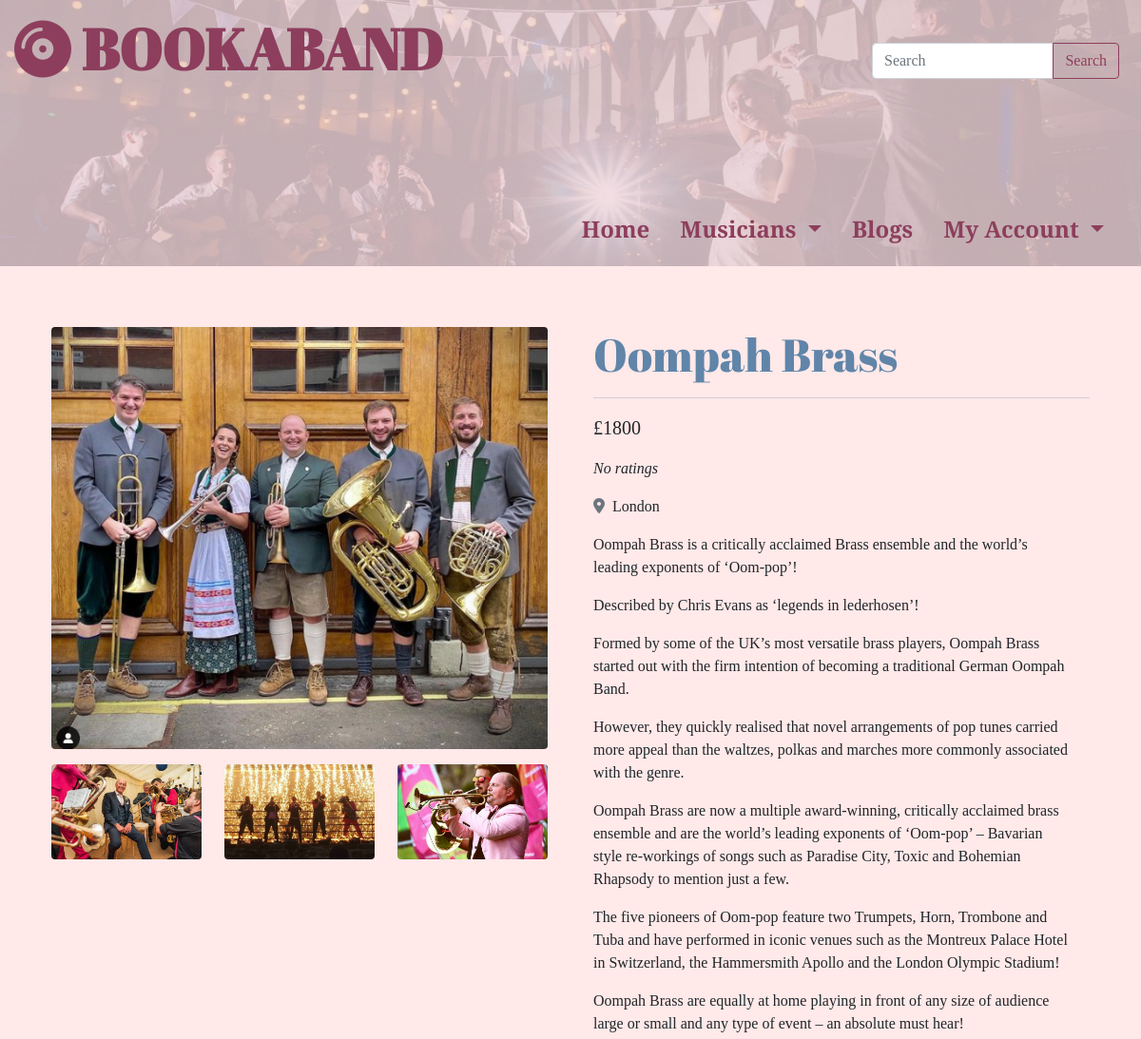
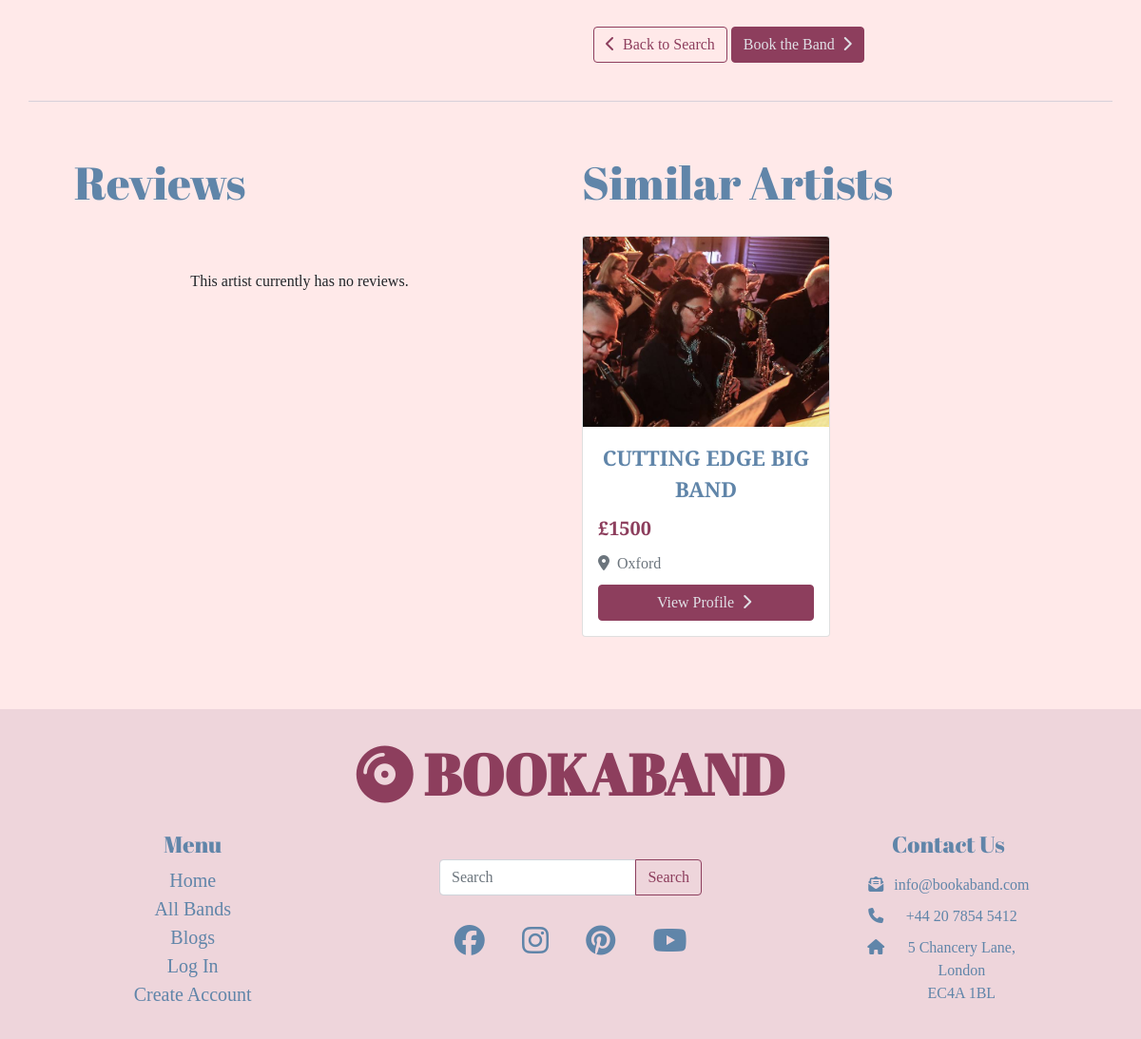
Page /bands/2/ on the committed database (2 pictures, top to bottom).
### bands/models.py (models this page shows, shortened)
class Band(models.Model):
    category = models.ForeignKey(
        'Category', null=True, blank=True, on_delete=models.CASCADE)
    name = models.CharField(max_length=24, null=False, blank=False)
    price = models.IntegerField(null=False, blank=False)
    location = models.CharField(max_length=18, null=False, blank=False)
    image_one = models.ImageField(null=True, blank=True)
    image_two = models.ImageField(null=True, blank=True)
    image_three = models.ImageField(null=True, blank=True)
    image_four = models.ImageField(null=True, blank=True)
    biography = models.TextField(null=False, blank=False)

### bands/views.py (the view)
# urls.py: path('<int:band_id>/', views.band_profile, name='band_profile'),
def band_profile(request, band_id):
    band = get_object_or_404(Band, pk=band_id)
    reviews = BandReview.objects.filter(band=band_id).order_by('-date_added')
    average_rating = None
    if reviews:
        ratings = []
        for review in reviews:
            ratings.append(review.rating)
        average_rating = round(sum(ratings)/len(ratings), 1)
    random_bands = Band.objects.all().filter(
        category=band.category).exclude(pk=band_id).order_by('?')[:4]
    context = {
        'band': band,
        'random_bands': random_bands,
        'reviews': reviews,
        'average_rating': average_rating,
    }
    return render(request, 'bands/band_profile.html', context)

### bands/templates/bands/band_profile.html (shortened to what this page needs)
{% extends "base.html" %}
{% load static %}
{% block extra_css %}
<link rel="stylesheet" href="{% static 'bands/css/band-profile.css' %}">
{% endblock %}
{% block content %}
<div class="row mt-5">
  <div class="col-12 col-lg-6 px-4 py-3">
    {% if band.image_one %}
    <img src="{{ band.image_one.url }}" alt="wedding image" class="profile-main-img rounded lrg-img" id="imageOne">
    {% else %}
    <img
      src="https://mikestaff.com/wp-content/uploads/2020/12/bride-and-groom-dancing-with-guest-at-wedding-reception.jpg"
      class="profile-main-img rounded lrg-img" id="imageOne" alt="{{ band.name }}">
    {% endif %}
    <div class="row mt-3">
      <div class="col-4">
        {% if band.image_two %}
        <img src="{{ band.image_two.url }}" alt="{{ band.name }}" class="profile-sm-img rounded sm-img" id="imageTwo">
        {% endif %}
      </div>
      <div class="col-4">
        {% if band.image_three %}
        <img src="{{ band.image_three.url }}" alt="{{ band.name }}" class="profile-sm-img rounded sm-img" id="imageThree">
        {% endif %}
      </div>
      <div class="col-4">
        {% if band.image_four %}
        <img src="{{ band.image_four.url }}" alt="{{ band.name }}" class="profile-sm-img rounded sm-img" id="imageFour">
        {% endif %}
      </div>
    </div>
  </div>
  <div class="col-12 col-lg-6 px-4 py-3">
    <h2 class="text-d-blue">{{ band.name }}</h2>
    <hr>
    <div class="band-price">
      <p>£{{ band.price }}</p>
    </div>
    <div class="band-rating">
      {% if average_rating == None %}
      <p><em>No ratings</em></p>
      {% else %}
      <p><i class="fas fa-star"></i> {{ average_rating }} / 5</p>
      {% endif %}
    </div>
    <div class="band-location">
      <p class=""><i class="text-muted fas fa-map-marker-alt pe-1"></i> {{ band.location }}</p>
    </div>
    <div class="band-biog">
      {{ band.biography | linebreaks }}
    </div>
    <div class="my-4 profile-buttons">
      <a href="{% url 'all_bands' %}?sort=name&direction=asc" class="btn btn-secondary mt-2">
        <i class="fas fa-chevron-left pe-2"></i>Back to Search
      </a>
      <a href="{% url 'new_booking' band.id %}" class="btn btn-primary mt-2">
        Book the Band<i class="fas fa-chevron-right ps-2"></i>
      </a>
    </div>
  </div>
  <hr>
</div>
<div class="row">
  <div class="col-12 col-lg-6 py-4 px-lg-5">
    <h2 class="text-d-blue py-3">Reviews</h2>
    <div class="row mt-5 reviews">
      {% if reviews %}
      {% for review in reviews %}
      <div class="col-12">
        <div class="review-author">
          <p>
            <i class="fas fa-user text-d-pink pe-1"></i> {{ review.name }}
          </p>
          <p class="star-rating text-end">
            {{ review.rating }}
          </p>
        </div>
        <div class="text-center px-3 px-lg-5">
          <em>{{ review.review | linebreaks }}</em>
        </div>
        <p class="text-end review-date my-2">
          {{ review.date_added | date:"d F Y" }}
        </p>
      </div>
      <hr class="mt-2">
      {% endfor %}
      {% else %}
      <div class="col-12 text-center">
        <p>This artist currently has no reviews.</p>
      </div>
      {% endif %}
    </div>
  </div>
  <div class="col-12 col-lg-6 py-4">
    <h2 class="text-d-blue py-3">Similar Artists</h2>
    <div class="row">
      {% for random_band in random_bands %}
      <div class="col-12 col-md-6">
        <div class="card my-1">
          {% if random_band.image_one %}
          <img src="{{ random_band.image_one.url }}" class="card-img-top" alt="{{ random_band.name }}">
          {% else %}
          <img
            src="https://mikestaff.com/wp-content/uploads/2020/12/bride-and-groom-dancing-with-guest-at-wedding-reception.jpg"
            class="card-img-top" alt="Generic wedding photo">
          {% endif %}
          <div class="card-body">
            <p class="card-title m-0 text-d-blue text-center text-uppercase"><strong>
                {{ random_band.name }}
              </strong></p>
            <div class="row">
              <div class="col-6 card-text lg-font m-0 text-d-pink"><strong>
                  £{{ random_band.price }}</strong>
              </div>
            </div>
            <p class="card-text m-0 text-muted">
              <i class="text-muted fas fa-map-marker-alt pe-1"></i> {{ random_band.location }}
            </p>
            <a href="{% url 'band_profile' random_band.id %}" class="btn btn-primary">View Profile <i
                class="fas fa-chevron-right px-1"></i></a>
          </div>
        </div>
      </div>
      {% endfor %}
    </div>
  </div>
</div>
{% endblock %}

### templates/base.html (shortened to what this page needs)
{% load static %}
<!doctype html>
<html lang="en" class="h-100">
<head>
  <link href="https://cdn.jsdelivr.net/npm/bootstrap@5.1.0/dist/css/bootstrap.min.css" rel="stylesheet"
>
  <link rel="stylesheet" href="{% static 'css/base.css' %}">
  {% block extra_css %}
  {% endblock %}
</head>
<body class="d-flex flex-column h-100">
  <header>
    <div class="container-fluid nav-bar">
      <div class="row nav-top-row">
        <div class=" col-12 col-lg-6 logo">
          <a href="{% url 'home' %}">
            <h1 class="text-d-pink">
              <i class="fas fa-compact-disc"></i> <strong>BOOKABAND</strong>
            </h1>
          </a>
        </div>
        <div class="col-12 col-lg-6 d-none d-lg-inline text-right search-bar ms-auto">
          <form class="px-2 d-flex input-group" method="GET" action="{% url 'all_bands' %}">
            <input class="form-control" type="text" name="q" placeholder="Search" aria-label="Search">
            <button class="btn btn-secondary" type="submit">Search</button>
          </form>
        </div>
      </div>
      <div class="row">
        <nav class="col-12 navbar navbar-expand-lg navbar-light">
          <div class="collapse navbar-collapse p-2" id="mobile-nav">
            <ul class="navbar-nav ms-auto">
              <li class="nav-item">
                <a href="{% url 'home' %}">Home</a>
              </li>
              <li class="nav-item dropdown d-none d-lg-block">
                <a class="dropdown-toggle" href="#" id="navbarDropdown1" role="button" data-bs-toggle="dropdown"
                  aria-expanded="false">
                  Musicians
                </a>
              </li>
              <li class="nav-item">
                <a href="{% url 'all_blogs' %}">Blogs</a>
              </li>
              <li class="nav-item dropdown d-none d-lg-block">
                <a class="dropdown-toggle" href="#" id="navbarDropdown2" role="button" data-bs-toggle="dropdown"
                  aria-expanded="false">
                  My Account
                </a>
              </li>
            </ul>
          </div>
        </nav>
      </div>
    </div>
  </header>
  <main class="container pb-5">
    {% block content %}
    {% endblock %}
  </main>
  <footer class="container-fluid footer p-3">
    <div class="row">
      <div class="col-12 logo text-center my-3">
        <a href="#" class="unstyled-link">
          <h1 class="text-d-pink">
            <i class="fas fa-compact-disc"></i>
            <strong>BOOKABAND</strong>
          </h1>
        </a>
      </div>
      <div class="col-12 col-md-6 col-lg-4 footer-menu text-center text-d-blue">
        <h5>Menu</h5>
        <ul class="list-unstyled">
          <li class="">
            <a class="unstyled-link" href="#">Home</a>
          </li>
          <li class="">
            <a class="unstyled-link" href="{% url 'all_bands' %}">All Bands</a>
          </li>
          <li class="">
            <a class="unstyled-link" href="{% url 'all_blogs' %}">Blogs</a>
          </li>
          <li class="">
            {% if request.user.is_authenticated %}
            <a class="unstyled-link" href="{% url 'my_bookings' %}">My Bookings</a>
          </li>
          <li>
            <a class="unstyled-link" href="{% url 'account_logout' %}">Log Out</a>
          </li>
          {% else %}
          <li>
            <a class="unstyled-link" href="{% url 'account_login' %}">Log In</a>
          </li>
          <li>
            <a class="unstyled-link" href="{% url 'account_signup' %}">Create Account</a>
          </li>
          {% endif %}
        </ul>
      </div>
      <div class="col-12 col-md-6 col-lg-4 order-lg-3 contact-us text-d-blue text-center">
        <h5>Contact Us</h5>
        <table class="mx-auto">
          <tr>
            <td class="py-2"><i class="fas fa-envelope-open-text me-2"></i></td>
            <td class="py-2">
              <a class="unstyled-link" href="mailto:info@bookaband.com">info@bookaband.com</a>
            </td>
          </tr>
          <tr>
            <td class="pb-2"><i class="fas fa-phone me-2"></i></td>
            <td class="pb-2">
              <a class="unstyled-link" href="tel:02078545412">+44 20 7854 5412</a>
            </td>
          </tr>
          <tr>
            <td class="address-icon">
              <p><i class="fas fa-home me-2"></i></p>
            </td>
            <td>
              <a class="unstyled-link"
                href="https://www.google.co.uk/maps/place/5+Chancery+Ln,+London+EC4A+1BL/@51.5143825,-0.1130996,17z/data=!3m1!4b1!4m5!3m4!1s0x487604b350409bfb:0x5855d35fd8a20a47!8m2!3d51.5143792!4d-0.1109109"
                target="_blank">
                <p class="m-0">5 Chancery Lane,</p>
                <p class="m-0">London</p>
                <p class="m-0">EC4A 1BL</p>
              </a>
            </td>
          </tr>
        </table>
      </div>
      <div class="col-12 col-lg-4 order-lg-2 d-lg-inline search-bar mx-auto">
        <form class="d-flex input-group" method="GET" action="{% url 'all_bands' %}">
          <input class="form-control" type="text" name="q" placeholder="Search" aria-label="Search">
          <button class="btn btn-secondary" type="submit">Search</button>
        </form>
        <div class="socials mt-4">
          <ul class="list-inline text-d-blue">
            <li class="list-inline-item">
              <a class="unstyled-link" href="https://www.facebook.com" target="_blank"><i
                  class="fab fa-facebook"></i></a>
            </li>
            <li class="list-inline-item">
              <a class="unstyled-link" href="https://www.instagram.com" target="_blank"><i
                  class="fab fa-instagram"></i></a>
            </li>
            <li class="list-inline-item">
              <a class="unstyled-link" href="https://www.pinterest.com" target="_blank"><i
                  class="fab fa-pinterest"></i></a>
            </li>
            <li class="list-inline-item">
              <a class="unstyled-link" href="https://www.youtube.com" target="_blank"><i class="fab fa-youtube"></i></a>
            </li>
          </ul>
        </div>
      </div>
    </div>
  </footer>
</body>
</html>

### static/css/base.css (style rules this page uses)
body { font-family: 'Playfair Display', serif; background-color: #ffe9e9 !important; }
.text-d-pink { color: #8d3e5d }
.text-d-blue { color: #6085A9; }
.btn-primary { color: #E0E0E6; background-color: #8d3e5d; border: 1px solid #8d3e5d; }
.btn-secondary { border-color: #8d3e5d; color: #8d3e5d; background-color: transparent; }
hr { color: #6085A9; border: 0; margin: 16px 0px; z-index: 1; }
.unstyled-link { text-decoration: none; color: inherit; }
h2 { font-family: 'Abril Fatface', cursive; font-size: 48px; }
.nav-bar { background: url('/media/navbar_img.jpg') no-repeat left center; background-size: cover; height: 140px; width: 100%; padding: 15px; }
.nav-top-row { height: 60px; }
.logo a { text-decoration: none; white-space: nowrap; }
.logo h1 { font-family: 'Abril Fatface', cursive; font-size: 32px; }
.search-bar { max-width: 300px; margin-top: 30px; }
.nav-item { padding: 6px; font-size: 16px; }
.nav-item a, .nav-item a button { text-decoration: none; color: #8d3e5d; font-weight: 600; }
.navbar-light { color: black; }
.navbar-collapse { background-color: rgb(238, 213, 219); margin-top: 12px; margin-right: -16px; margin-left: -16px; z-index: 2; }
@media screen and (min-width: 992px) { .nav-bar { height: 280px; } }
@media screen and (min-width: 992px) { .nav-top-row { height: 200px; } }
@media screen and (min-width: 992px) { .logo h1 { font-size: 60px; } }
@media screen and (min-width: 992px) { .nav-top-row { height: 180px; } }
@media screen and (min-width: 992px) { .nav-item { padding: 12px 16px; font-size: 24px; } }
@media screen and (min-width: 992px) { .navbar-collapse { background-color: transparent; padding-bottom: 5px; margin: 0px; } }
.footer { background-color: #EED5DB; margin-top: auto; }
.footer-menu { font-size: 20px; }
.socials ul { display: flex; justify-content: space-around; font-size: 32px; }
footer h5 { font-family: 'Abril Fatface', cursive; font-size: 24px; }
.address-icon { vertical-align: top; }
.card-body { display: flex; flex-direction: column; justify-content: space-between; height: 220px; }
.card-img-top { height: 200px; object-fit: cover; overflow: hidden; }
.card-title { font-size: 22px; font-weight: 600; overflow: hidden; }
.lg-font { font-size: 20px; }

### bands/static/bands/css/band-profile.css (style rules this page uses)
.profile-main-img { width: 100%; object-fit: cover; overflow: hidden; }
.profile-sm-img { height: 90px; width: 100%; object-fit: cover; overflow: hidden; cursor: pointer; }
.band-price { font-size: 20px; }
.band-biog { max-width: 500px; }
.reviews { max-height: 1005px; overflow-y: auto; }
@media screen and (min-width: 768px) { .profile-sm-img { height: 140px; } }
@media screen and (min-width: 992px) { .profile-sm-img { height: 100px; } }

### rows in the picture
Band: image_one (picture), image_two (picture), image_three (picture), image_four (picture), name "Oompah Brass", price "1800", location "London", biography "Oompah Brass is a critically acclaimed Brass ensemble and the world’s leading exponents of ‘Oom-pop’! Described by Chris Evans as ‘legends in lederhosen’! Formed by some of the UK’s most versatile brass players, Oompah Brass started out with the firm intention of becoming a traditional German Oompah Band. However, they quickly realised that novel arrangements of pop tunes carried more appeal than the waltzes, polkas and marches more commonly associated with the genre. Oompah Brass are now a multiple award-winning, critically acclaimed brass ensemble and are the world’s leading exponents of ‘Oom-pop’ – Bavarian style re-workings of songs such as Paradise City, Toxic and Bohemian Rhapsody to…"
Band: image_one (picture), name "CUTTING EDGE BIG BAND", price "1500", location "Oxford"
